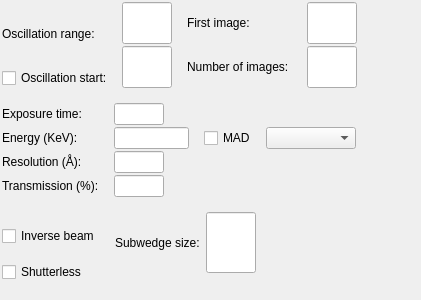
<?xml version="1.0" encoding="UTF-8"?>
<ui version="4.0">
 <class>AcquisitionWidgetVerticalLayout</class>
 <widget class="QWidget" name="AcquisitionWidgetVerticalLayout">
  <property name="geometry">
   <rect>
    <x>0</x>
    <y>0</y>
    <width>421</width>
    <height>300</height>
   </rect>
  </property>
  <property name="sizePolicy">
   <sizepolicy hsizetype="Expanding" vsizetype="Expanding">
    <horstretch>0</horstretch>
    <verstretch>0</verstretch>
   </sizepolicy>
  </property>
  <property name="maximumSize">
   <size>
    <width>32767</width>
    <height>32767</height>
   </size>
  </property>
  <property name="windowTitle">
   <string>Acquisition widget</string>
  </property>
  <layout class="QHBoxLayout">
   <property name="spacing">
    <number>0</number>
   </property>
   <property name="margin">
    <number>2</number>
   </property>
   <item>
    <layout class="QVBoxLayout">
     <property name="spacing">
      <number>15</number>
     </property>
     <property name="margin">
      <number>0</number>
     </property>
     <item>
      <layout class="QHBoxLayout">
       <property name="spacing">
        <number>15</number>
       </property>
       <item>
        <layout class="QHBoxLayout">
         <item>
          <layout class="QVBoxLayout">
           <property name="spacing">
            <number>2</number>
           </property>
           <item>
            <widget class="QLabel" name="osc_range_label">
             <property name="text">
              <string>Oscillation range:</string>
             </property>
             <property name="wordWrap">
              <bool>false</bool>
             </property>
            </widget>
           </item>
           <item>
            <widget class="QCheckBox" name="osc_start_cbox">
             <property name="text">
              <string>Oscillation start:</string>
             </property>
            </widget>
           </item>
          </layout>
         </item>
         <item>
          <layout class="QVBoxLayout">
           <property name="spacing">
            <number>2</number>
           </property>
           <item>
            <widget class="QLineEdit" name="osc_range_ledit">
             <property name="minimumSize">
              <size>
               <width>50</width>
               <height>0</height>
              </size>
             </property>
             <property name="maximumSize">
              <size>
               <width>50</width>
               <height>32767</height>
              </size>
             </property>
            </widget>
           </item>
           <item>
            <widget class="QLineEdit" name="osc_start_ledit">
             <property name="minimumSize">
              <size>
               <width>50</width>
               <height>0</height>
              </size>
             </property>
             <property name="maximumSize">
              <size>
               <width>50</width>
               <height>32767</height>
              </size>
             </property>
            </widget>
           </item>
          </layout>
         </item>
        </layout>
       </item>
       <item>
        <layout class="QHBoxLayout">
         <item>
          <layout class="QVBoxLayout">
           <property name="spacing">
            <number>2</number>
           </property>
           <item>
            <widget class="QLabel" name="first_iamge_label">
             <property name="text">
              <string>First image:</string>
             </property>
             <property name="wordWrap">
              <bool>false</bool>
             </property>
            </widget>
           </item>
           <item>
            <widget class="QLabel" name="num_images_label">
             <property name="acceptDrops">
              <bool>true</bool>
             </property>
             <property name="text">
              <string>Number of images:</string>
             </property>
             <property name="wordWrap">
              <bool>false</bool>
             </property>
            </widget>
           </item>
          </layout>
         </item>
         <item>
          <layout class="QVBoxLayout">
           <property name="spacing">
            <number>2</number>
           </property>
           <item>
            <widget class="QLineEdit" name="first_image_ledit">
             <property name="minimumSize">
              <size>
               <width>50</width>
               <height>0</height>
              </size>
             </property>
             <property name="maximumSize">
              <size>
               <width>50</width>
               <height>32767</height>
              </size>
             </property>
            </widget>
           </item>
           <item>
            <widget class="QLineEdit" name="num_images_ledit">
             <property name="minimumSize">
              <size>
               <width>50</width>
               <height>0</height>
              </size>
             </property>
             <property name="maximumSize">
              <size>
               <width>50</width>
               <height>32767</height>
              </size>
             </property>
            </widget>
           </item>
          </layout>
         </item>
        </layout>
       </item>
      </layout>
     </item>
     <item>
      <layout class="QHBoxLayout">
       <property name="spacing">
        <number>15</number>
       </property>
       <item>
        <layout class="QVBoxLayout">
         <property name="spacing">
          <number>2</number>
         </property>
         <item>
          <widget class="QLabel" name="exp_time_label">
           <property name="text">
            <string>Exposure time:</string>
           </property>
           <property name="wordWrap">
            <bool>false</bool>
           </property>
          </widget>
         </item>
         <item>
          <widget class="QLabel" name="energy_label">
           <property name="text">
            <string>Energy (KeV):</string>
           </property>
           <property name="wordWrap">
            <bool>false</bool>
           </property>
          </widget>
         </item>
         <item>
          <widget class="QLabel" name="resolution_label">
           <property name="text">
            <string>Resolution (Å):</string>
           </property>
           <property name="wordWrap">
            <bool>false</bool>
           </property>
          </widget>
         </item>
         <item>
          <widget class="QLabel" name="transmission_label">
           <property name="text">
            <string>Transmission (%):</string>
           </property>
           <property name="wordWrap">
            <bool>false</bool>
           </property>
          </widget>
         </item>
        </layout>
       </item>
       <item>
        <layout class="QVBoxLayout">
         <property name="spacing">
          <number>2</number>
         </property>
         <item>
          <widget class="QLineEdit" name="exp_time_ledit">
           <property name="minimumSize">
            <size>
             <width>50</width>
             <height>0</height>
            </size>
           </property>
           <property name="maximumSize">
            <size>
             <width>50</width>
             <height>32767</height>
            </size>
           </property>
          </widget>
         </item>
         <item>
          <layout class="QHBoxLayout">
           <property name="spacing">
            <number>15</number>
           </property>
           <item>
            <widget class="QLineEdit" name="energy_ledit">
             <property name="minimumSize">
              <size>
               <width>75</width>
               <height>0</height>
              </size>
             </property>
             <property name="maximumSize">
              <size>
               <width>75</width>
               <height>32767</height>
              </size>
             </property>
            </widget>
           </item>
           <item>
            <layout class="QHBoxLayout">
             <property name="spacing">
              <number>10</number>
             </property>
             <item>
              <widget class="QCheckBox" name="mad_cbox">
               <property name="toolTip">
                <string>Check to use energies from energy scan</string>
               </property>
               <property name="text">
                <string>MAD</string>
               </property>
              </widget>
             </item>
             <item>
              <widget class="QComboBox" name="energies_combo">
               <property name="minimumSize">
                <size>
                 <width>90</width>
                 <height>0</height>
                </size>
               </property>
               <property name="toolTip">
                <string>Check to use energies from energy scan</string>
               </property>
              </widget>
             </item>
            </layout>
           </item>
           <item>
            <spacer name="row_one_spacer_2">
             <property name="orientation">
              <enum>Qt::Horizontal</enum>
             </property>
             <property name="sizeType">
              <enum>QSizePolicy::Expanding</enum>
             </property>
             <property name="sizeHint" stdset="0">
              <size>
               <width>1</width>
               <height>20</height>
              </size>
             </property>
            </spacer>
           </item>
          </layout>
         </item>
         <item>
          <widget class="QLineEdit" name="resolution_ledit">
           <property name="minimumSize">
            <size>
             <width>50</width>
             <height>0</height>
            </size>
           </property>
           <property name="maximumSize">
            <size>
             <width>50</width>
             <height>32767</height>
            </size>
           </property>
          </widget>
         </item>
         <item>
          <widget class="QLineEdit" name="transmission_ledit">
           <property name="minimumSize">
            <size>
             <width>50</width>
             <height>0</height>
            </size>
           </property>
           <property name="maximumSize">
            <size>
             <width>50</width>
             <height>32767</height>
            </size>
           </property>
          </widget>
         </item>
        </layout>
       </item>
      </layout>
     </item>
     <item>
      <layout class="QHBoxLayout">
       <property name="spacing">
        <number>15</number>
       </property>
       <item>
        <layout class="QVBoxLayout">
         <property name="spacing">
          <number>2</number>
         </property>
         <item>
          <widget class="QCheckBox" name="inverse_beam_cbx">
           <property name="toolTip">
            <string>Check to use inverse beam and specify subwedge size</string>
           </property>
           <property name="text">
            <string>Inverse beam</string>
           </property>
          </widget>
         </item>
         <item>
          <widget class="QCheckBox" name="shutterless_cbx">
           <property name="text">
            <string>Shutterless</string>
           </property>
          </widget>
         </item>
        </layout>
       </item>
       <item>
        <layout class="QVBoxLayout">
         <property name="spacing">
          <number>2</number>
         </property>
         <item>
          <layout class="QHBoxLayout">
           <item>
            <widget class="QLabel" name="subwedge_size_label">
             <property name="toolTip">
              <string>Check to use inverse beam and specify subwedge size</string>
             </property>
             <property name="text">
              <string>Subwedge size:</string>
             </property>
             <property name="wordWrap">
              <bool>false</bool>
             </property>
            </widget>
           </item>
           <item>
            <widget class="QLineEdit" name="subwedge_size_ledit">
             <property name="maximumSize">
              <size>
               <width>50</width>
               <height>32767</height>
              </size>
             </property>
             <property name="toolTip">
              <string>Check to use inverse beam and specify subwedge size</string>
             </property>
            </widget>
           </item>
           <item>
            <spacer name="inverse_beam_hspacer">
             <property name="orientation">
              <enum>Qt::Horizontal</enum>
             </property>
             <property name="sizeType">
              <enum>QSizePolicy::Expanding</enum>
             </property>
             <property name="sizeHint" stdset="0">
              <size>
               <width>1</width>
               <height>20</height>
              </size>
             </property>
            </spacer>
           </item>
          </layout>
         </item>
         <item>
          <spacer name="subwedge_place_holder_spacing">
           <property name="orientation">
            <enum>Qt::Vertical</enum>
           </property>
           <property name="sizeType">
            <enum>QSizePolicy::Fixed</enum>
           </property>
           <property name="sizeHint" stdset="0">
            <size>
             <width>25</width>
             <height>25</height>
            </size>
           </property>
          </spacer>
         </item>
        </layout>
       </item>
      </layout>
     </item>
    </layout>
   </item>
   <item>
    <spacer name="hspacer">
     <property name="orientation">
      <enum>Qt::Horizontal</enum>
     </property>
     <property name="sizeType">
      <enum>QSizePolicy::Expanding</enum>
     </property>
     <property name="sizeHint" stdset="0">
      <size>
       <width>16</width>
       <height>20</height>
      </size>
     </property>
    </spacer>
   </item>
  </layout>
 </widget>
 <layoutdefault spacing="6" margin="11"/>
 <pixmapfunction>qPixmapFromMimeSource</pixmapfunction>
 <resources/>
 <connections/>
</ui>
